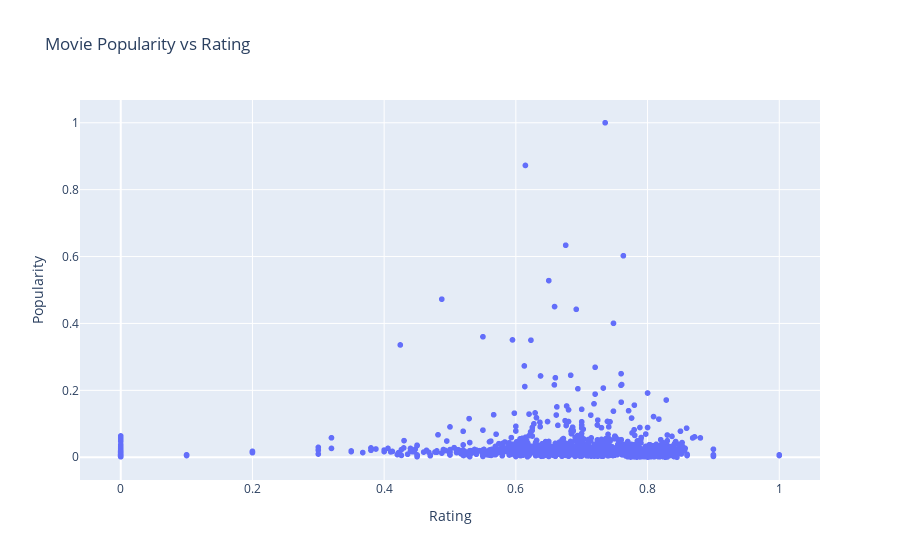

Notebook code for this chart:
### Code cell
import plotly.express as px
import pandas as pd
import ast
for col in ["genres", "cast_top5"]:
    df[col] = df[col].apply(lambda x: ast.literal_eval(x) if isinstance(x,str) else [])

fig = px.scatter(
    df,
    x="vote_average",
    y="popularity",
    hover_name="title",
    title="Movie Popularity vs Rating",
    labels={"vote_average": "Rating", "popularity": "Popularity"},
)

fig.show()

### Figure 1 — Plotly figure (JSON) as saved in the notebook; plotly's stock layout.template omitted (floating-point values rounded to 4 significant figures; data arrays with more than 128 entries replaced by an {"elided": "..."} marker saying what was removed)
{"data": [{"hovertemplate": "<b>%{hovertext}</b><br><br>Rating=%{x}<br>Popularity=%{y}<extra></extra>", "hovertext": {"elided": "2173 str values"}, "legendgroup": "", "marker": {"color": "#636efa", "symbol": "circle"}, "mode": "markers", "name": "", "showlegend": false, "type": "scattergl", "x": {"elided": "2173 float values"}, "xaxis": "x", "y": {"elided": "2173 float values"}, "yaxis": "y"}], "layout": {"legend": {"tracegroupgap": 0}, "title": {"text": "Movie Popularity vs Rating"}, "xaxis": {"anchor": "y", "domain": [0, 1], "title": {"text": "Rating"}}, "yaxis": {"anchor": "x", "domain": [0, 1], "title": {"text": "Popularity"}}}}
